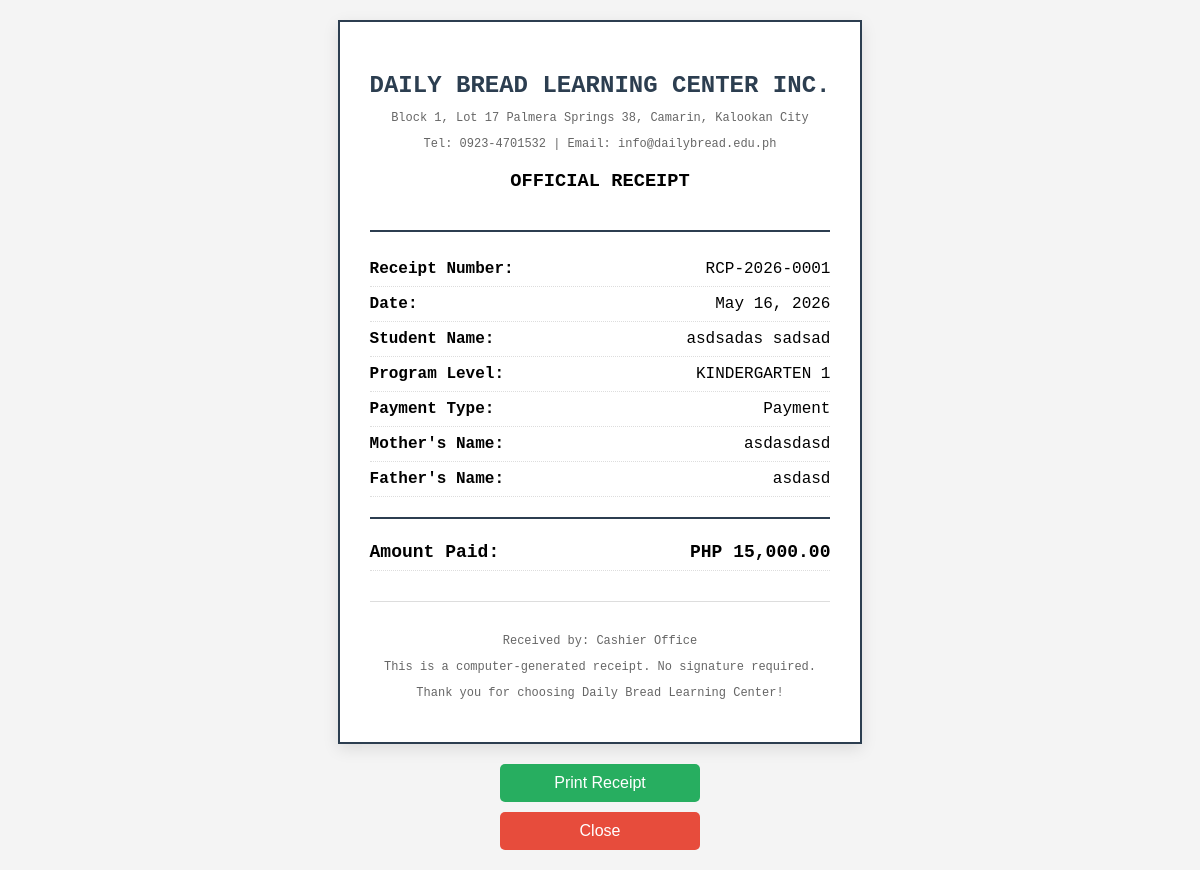
The app's page /view_reciept.php?id=1 (signed in) with its own data.
### tables this page shows
CREATE TABLE `payment_transactions` (
  `transaction_id` int(11) NOT NULL AUTO_INCREMENT,
  `enrollee_id` int(11) NOT NULL,
  `payment_date` date NOT NULL,
  `payment_amount` decimal(10,2) NOT NULL,
  `payment_type` varchar(50) NOT NULL,
  `receipt_number` varchar(50) DEFAULT NULL,
  `notes` text DEFAULT NULL,
  `processed_by` varchar(100) NOT NULL,
  `created_at` timestamp NOT NULL DEFAULT current_timestamp(),
  `receipt_generated` tinyint(4) DEFAULT 0,
  `receipt_path` varchar(500) DEFAULT NULL,
  `processed_by_user_id` int(11) DEFAULT NULL,
  `payment_status` varchar(50) DEFAULT NULL,
  `refund_amount` decimal(10,2) DEFAULT 0.00,
  `refund_date` date DEFAULT NULL,
  `refund_reason` text DEFAULT NULL,
  `refund_status` varchar(20) DEFAULT 'None',
  `payment_method` varchar(50) DEFAULT 'Cash',
  `payment_reference` varchar(100) DEFAULT NULL,
  `payment_verified` tinyint(4) DEFAULT 1,
  `request_id` int(11) DEFAULT NULL,
  PRIMARY KEY (`transaction_id`),
  KEY `enrollee_id` (`enrollee_id`),
  KEY `processed_by_user_id` (`processed_by_user_id`),
  CONSTRAINT `payment_transactions_ibfk_1` FOREIGN KEY (`enrollee_id`) REFERENCES `enrollees` (`enrollee_id`) ON DELETE CASCADE,
  CONSTRAINT `payment_transactions_ibfk_2` FOREIGN KEY (`processed_by_user_id`) REFERENCES `users` (`user_id`) ON DELETE SET NULL
);

CREATE TABLE `enrollees` (
  `enrollee_id` int(11) NOT NULL AUTO_INCREMENT,
  `student_type` varchar(20) NOT NULL,
  `program_level` varchar(20) NOT NULL,
  `payment_plan` varchar(50) NOT NULL,
  `payment_amount` decimal(10,2) NOT NULL,
  `last_name` varchar(50) NOT NULL,
  `first_name` varchar(50) NOT NULL,
  `middle_name` varchar(50) DEFAULT NULL,
  `nickname` varchar(50) DEFAULT NULL,
  `birth_date` date NOT NULL,
  `place_of_birth` varchar(100) DEFAULT NULL,
  `address` varchar(255) NOT NULL,
  `email` varchar(100) DEFAULT NULL,
  `password_hash` varchar(255) DEFAULT NULL,
  `created_at` timestamp NOT NULL DEFAULT current_timestamp(),
  `qualification_status` varchar(20) DEFAULT 'Pending',
  `payment_status` varchar(50) DEFAULT 'Unpaid',
  `requirements_status` varchar(20) DEFAULT 'Pending',
  `requirements_notes` text DEFAULT NULL,
  `birth_cert_received` tinyint(4) DEFAULT 0,
  `id_picture_received` tinyint(4) DEFAULT 0,
  `report_card_received` tinyint(4) DEFAULT 0,
  `immunization_record_received` tinyint(4) DEFAULT 0,
  `medical_cert_received` tinyint(4) DEFAULT 0,
  `proof_certification_received` tinyint(4) DEFAULT 0,
  `enrollment_status` varchar(20) DEFAULT 'Pending',
  `enrollment_status_date` date DEFAULT NULL,
  `enrollment_status_reason` text DEFAULT NULL,
  `is_archived` tinyint(4) DEFAULT 0,
  `archived_date` date DEFAULT NULL,
  `archive_reason` varchar(100) DEFAULT NULL,
  PRIMARY KEY (`enrollee_id`)
);

CREATE TABLE `mother_info` (
  `mother_id` int(11) NOT NULL AUTO_INCREMENT,
  `enrollee_id` int(11) NOT NULL,
  `full_name` varchar(100) NOT NULL,
  `contact_number` varchar(20) NOT NULL,
  `occupation` varchar(100) DEFAULT NULL,
  `notes` text DEFAULT NULL,
  `processed_by` varchar(100) DEFAULT NULL,
  `created_at` timestamp NOT NULL DEFAULT current_timestamp(),
  `received_by` varchar(100) DEFAULT NULL,
  `received_at` datetime DEFAULT NULL,
  `payment_status` varchar(50) DEFAULT NULL,
  PRIMARY KEY (`mother_id`),
  KEY `enrollee_id` (`enrollee_id`),
  CONSTRAINT `mother_info_ibfk_1` FOREIGN KEY (`enrollee_id`) REFERENCES `enrollees` (`enrollee_id`) ON DELETE CASCADE
);

CREATE TABLE `father_info` (
  `father_id` int(11) NOT NULL AUTO_INCREMENT,
  `enrollee_id` int(11) NOT NULL,
  `full_name` varchar(100) NOT NULL,
  `contact_number` varchar(20) NOT NULL,
  `occupation` varchar(100) DEFAULT NULL,
  PRIMARY KEY (`father_id`),
  KEY `enrollee_id` (`enrollee_id`),
  CONSTRAINT `father_info_ibfk_1` FOREIGN KEY (`enrollee_id`) REFERENCES `enrollees` (`enrollee_id`) ON DELETE CASCADE
);

### view_reciept.php (the view, shortened to what this page needs)
<?php
require_once 'db_connection.php';
$transaction_id = isset($_GET['id']) ? $_GET['id'] : 0;
$stmt = $pdo->prepare("
    SELECT pt.*, e.first_name, e.last_name, e.program_level, e.payment_plan,
           m.full_name as mother_name, f.full_name as father_name
    FROM payment_transactions pt
    JOIN enrollees e ON pt.enrollee_id = e.enrollee_id
    LEFT JOIN mother_info m ON e.enrollee_id = m.enrollee_id
    LEFT JOIN father_info f ON e.enrollee_id = f.enrollee_id
    WHERE pt.transaction_id = ?
");
$stmt->execute([$transaction_id]);
$receipt = $stmt->fetch(PDO::FETCH_ASSOC);
?>
<!DOCTYPE html>
<html lang="en">
<head>
</head>
<body>
<div>
    <div class="receipt" id="receipt">
        <div class="receipt-header">
            <h2>DAILY BREAD LEARNING CENTER INC.</h2>
            <p>Block 1, Lot 17 Palmera Springs 38, Camarin, Kalookan City</p>
            <p>Tel: 0923-4701532 | Email: info@dailybread.edu.ph</p>
            <h3>OFFICIAL RECEIPT</h3>
        </div>
        <div class="receipt-details">
            <div class="receipt-row">
                <span class="receipt-label">Receipt Number:</span>
                <span><?php echo $receipt['receipt_number']; ?></span>
            </div>
            <div class="receipt-row">
                <span class="receipt-label">Date:</span>
                <span><?php echo date('F d, Y', strtotime($receipt['payment_date'])); ?></span>
            </div>
            <div class="receipt-row">
                <span class="receipt-label">Student Name:</span>
                <span><?php echo $receipt['first_name'] . ' ' . $receipt['last_name']; ?></span>
            </div>
            <div class="receipt-row">
                <span class="receipt-label">Program Level:</span>
                <span><?php echo $receipt['program_level']; ?></span>
            </div>
            <div class="receipt-row">
                <span class="receipt-label">Payment Type:</span>
                <span><?php echo $receipt['payment_type']; ?></span>
            </div>
            <?php if($receipt['mother_name']): ?>
            <div class="receipt-row">
                <span class="receipt-label">Mother's Name:</span>
                <span><?php echo $receipt['mother_name']; ?></span>
            </div>
            <?php endif; ?>
            <?php if($receipt['father_name']): ?>
            <div class="receipt-row">
                <span class="receipt-label">Father's Name:</span>
                <span><?php echo $receipt['father_name']; ?></span>
            </div>
            <?php endif; ?>
        </div>
        <div class="receipt-total">
            <div class="receipt-row">
                <span class="receipt-label">Amount Paid:</span>
                <span>PHP <?php echo number_format($receipt['payment_amount'], 2); ?></span>
            </div>
        </div>
        <div class="receipt-footer">
            <p>Received by: <?php echo $receipt['processed_by']; ?></p>
            <p>This is a computer-generated receipt. No signature required.</p>
            <p>Thank you for choosing Daily Bread Learning Center!</p>
        </div>
    </div>
    <button onclick="window.print()" class="btn-print">Print Receipt</button>
    <button onclick="window.close()" class="btn-print" style="background: #e74c3c; margin-top: 10px;">Close</button>
</div>
</body>
</html>

### view_reciept.php (style rules this page uses)
body { font-family: 'Courier New', monospace; display: flex; justify-content: center; align-items: center; min-height: 100vh; background: #f4f4f4; margin: 0; padding: 20px; }
.receipt { border: 2px solid #2c3e50; padding: 30px; max-width: 800px; background: white; box-shadow: 0 5px 15px rgba(0,0,0,0.1); }
.receipt-header { text-align: center; border-bottom: 2px solid #2c3e50; padding-bottom: 20px; margin-bottom: 20px; }
.receipt-header h2 { color: #2c3e50; margin-bottom: 5px; }
.receipt-header p { color: #666; font-size: 12px; }
.receipt-row { display: flex; justify-content: space-between; padding: 8px 0; border-bottom: 1px dotted #ddd; }
.receipt-label { font-weight: bold; }
.receipt-total { margin-top: 20px; padding-top: 15px; border-top: 2px solid #2c3e50; font-size: 18px; font-weight: bold; text-align: right; }
.receipt-footer { text-align: center; margin-top: 30px; padding-top: 20px; border-top: 1px solid #ddd; font-size: 12px; color: #666; }
.btn-print { display: block; width: 200px; margin: 20px auto 0; padding: 10px; background: #27ae60; color: white; border: none; border-radius: 5px; cursor: pointer; font-size: 16px; }

### records on screen
payment_transactions: receipt_number "RCP-2026-0001", payment_date "May 16, 2026", enrollee.first_name "asdsadas", enrollee.last_name "sadsad", enrollee.program_level "KINDERGARTEN 1", payment_type "Payment", mother_info.full_name "asdasdasd", father_info.full_name "asdasd", payment_amount "15,000.00", processed_by "Cashier Office"
